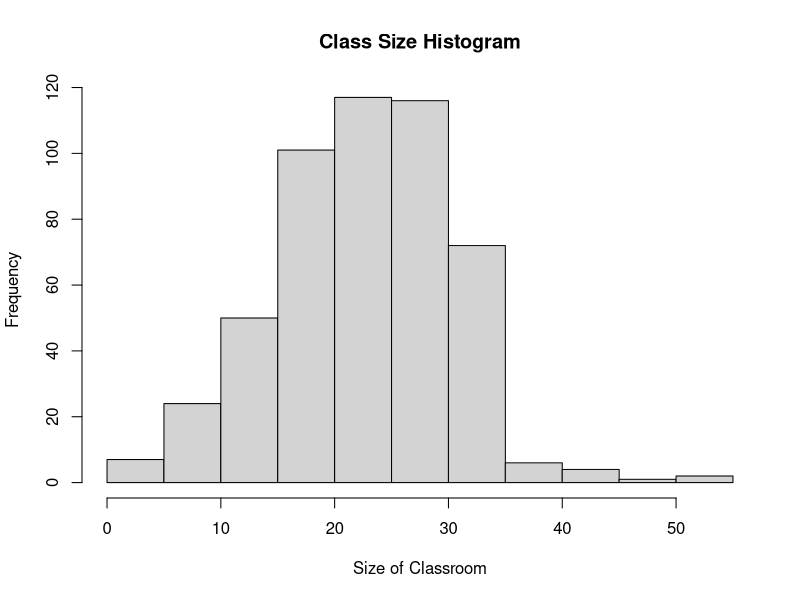
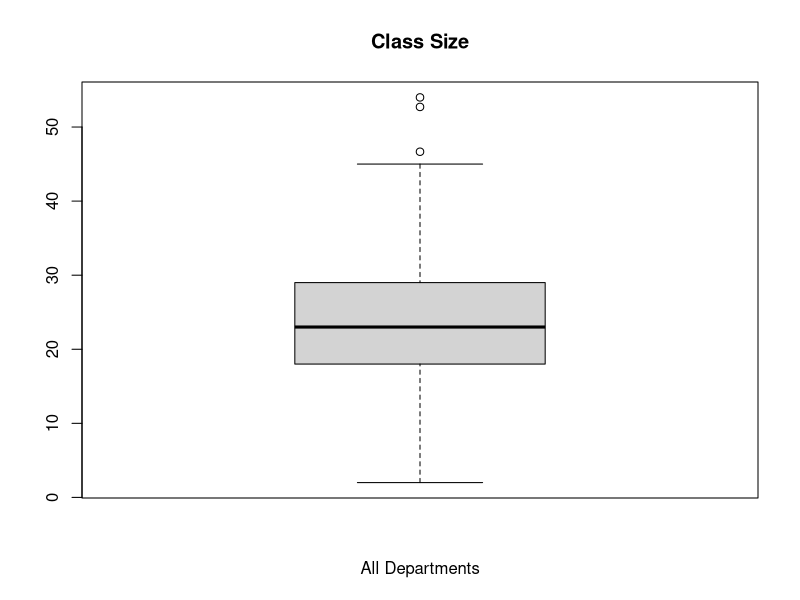
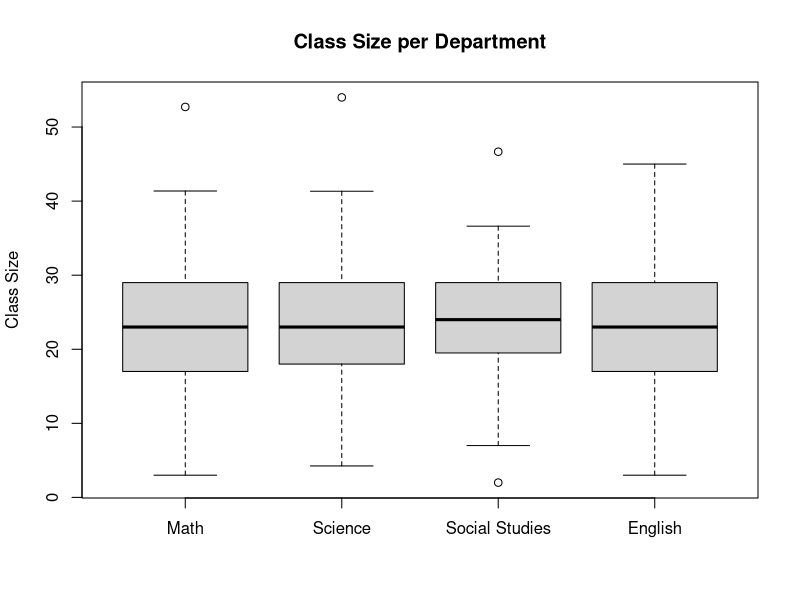
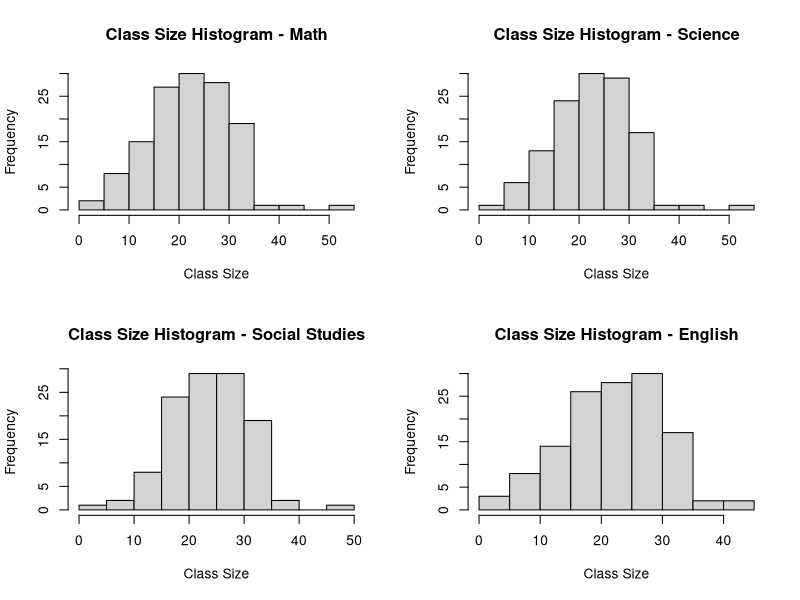

Reproduce these figures in R, in order.
data <- read.csv("Datasets/2018_-_2019_Class_Size_Pct_District_MSHS.csv")

#Get a sample of the dataset to review
head(data)

#Review the grade level column
unique(data$Grade.Level)

#Review the department column
unique(data$Program.Type)

#Review the department column
unique(data$Department)

#Cut data to only get first 500 rows
data.formatted500 <- data[1:500,]

#View new data to see if any issues
head(data.formatted500)

# It looks like the class size column has some non-numeric values. This will cause issues if we want to create a histogram
class(data.formatted500$Class.Size)

# To resolve, we can either force the column to convert to a numeric data type or we could create
# a new column which has the class size number. Since I want precision in my numbers that the 
# current class size column does not have (might mention less than a number), I am going to 
# manual create a new column for us with the more precise class size number
data.formatted500$Class.Size.Precise <- data.formatted500$Number.of.Students / data.formatted500$Number.of.Classes

# Review to ensure accuracy of changes
head(data.formatted500)



# Now let's create our histograms and boxplots at the aggregate level
hist(data.formatted500$Class.Size.Precise, main = "Class Size Histogram", xlab = "Size of Classroom")
boxplot(data.formatted500$Class.Size.Precise, main = "Class Size", xlab = "All Departments")

# Now let's create our histograms and boxplots at the departmental level: English, Science, Math, and Social Studies

# First let's do the boxplot
boxplot(data.formatted500$Class.Size.Precise[data.formatted500$Department == "Math"],
        data.formatted500$Class.Size.Precise[data.formatted500$Department == "Science"],
        data.formatted500$Class.Size.Precise[data.formatted500$Department == "Social Studies"],
        data.formatted500$Class.Size.Precise[data.formatted500$Department == "English"],
        main = "Class Size per Department", names = c("Math", "Science", "Social Studies", "English"), 
        ylab = "Class Size")


#Next let's do the histogram. To start we must format the viewing area appropriately 
par(mfrow = c(2,2))

# Display histograms in viewing area
hist(data.formatted500$Class.Size.Precise[data.formatted500$Department == "Math"], main = 
       "Class Size Histogram - Math", xlab = "Class Size", ylab = "Frequency")
hist(data.formatted500$Class.Size.Precise[data.formatted500$Department == "Science"], main = 
       "Class Size Histogram - Science", xlab = "Class Size", ylab = "Frequency")
hist(data.formatted500$Class.Size.Precise[data.formatted500$Department == "Social Studies"], main = 
       "Class Size Histogram - Social Studies", xlab = "Class Size", ylab = "Frequency")
hist(data.formatted500$Class.Size.Precise[data.formatted500$Department == "English"], main = 
       "Class Size Histogram - English", xlab = "Class Size", ylab = "Frequency")


x <- aov(Class.Size.Precise ~ Department, data = data.formatted500)
summary(x)

#You can see very high values for each variable 
pairwise.t.test(data.formatted500$Class.Size.Precise, data.formatted500$Department)